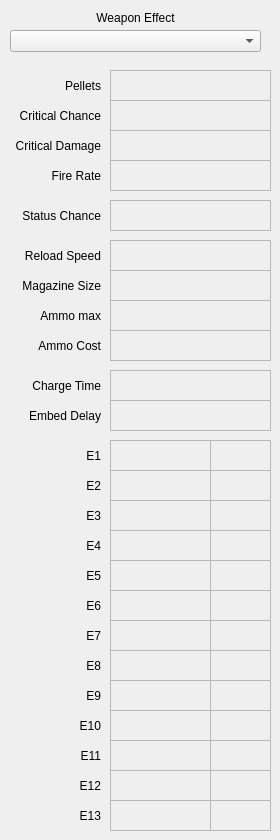
   <widget class="QWidget" name="main_weapon_tab">
    <attribute name="title">
     <string>Weapon</string>
    </attribute>
    <widget class="QComboBox" name="weapon_effect_display_combo">
     <property name="geometry">
      <rect>
       <x>10</x>
       <y>30</y>
       <width>251</width>
       <height>22</height>
      </rect>
     </property>
     <property name="toolTip">
      <string>Select weapon effect to display its stats.</string>
     </property>
     <property name="toolTipDuration">
      <number>5000</number>
     </property>
    </widget>
    <widget class="QLabel" name="label_13">
     <property name="geometry">
      <rect>
       <x>20</x>
       <y>70</y>
       <width>81</width>
       <height>31</height>
      </rect>
     </property>
     <property name="text">
      <string>Pellets</string>
     </property>
     <property name="alignment">
      <set>Qt::AlignRight|Qt::AlignTrailing|Qt::AlignVCenter</set>
     </property>
    </widget>
    <widget class="QPlainTextEdit" name="pellets_display_textbox">
     <property name="enabled">
      <bool>false</bool>
     </property>
     <property name="geometry">
      <rect>
       <x>110</x>
       <y>70</y>
       <width>161</width>
       <height>31</height>
      </rect>
     </property>
    </widget>
    <widget class="QPlainTextEdit" name="critical_chance_display_textbox">
     <property name="enabled">
      <bool>false</bool>
     </property>
     <property name="geometry">
      <rect>
       <x>110</x>
       <y>100</y>
       <width>161</width>
       <height>31</height>
      </rect>
     </property>
    </widget>
    <widget class="QLabel" name="label_39">
     <property name="geometry">
      <rect>
       <x>0</x>
       <y>100</y>
       <width>101</width>
       <height>31</height>
      </rect>
     </property>
     <property name="text">
      <string>Critical Chance</string>
     </property>
     <property name="alignment">
      <set>Qt::AlignRight|Qt::AlignTrailing|Qt::AlignVCenter</set>
     </property>
    </widget>
    <widget class="QPlainTextEdit" name="critical_damage_display_textbox">
     <property name="enabled">
      <bool>false</bool>
     </property>
     <property name="geometry">
      <rect>
       <x>110</x>
       <y>130</y>
       <width>161</width>
       <height>31</height>
      </rect>
     </property>
    </widget>
    <widget class="QLabel" name="label_40">
     <property name="geometry">
      <rect>
       <x>0</x>
       <y>130</y>
       <width>101</width>
       <height>31</height>
      </rect>
     </property>
     <property name="text">
      <string>Critical Damage</string>
     </property>
     <property name="alignment">
      <set>Qt::AlignRight|Qt::AlignTrailing|Qt::AlignVCenter</set>
     </property>
    </widget>
    <widget class="QPlainTextEdit" name="fire_rate_display_textbox">
     <property name="enabled">
      <bool>false</bool>
     </property>
     <property name="geometry">
      <rect>
       <x>110</x>
       <y>160</y>
       <width>161</width>
       <height>31</height>
      </rect>
     </property>
    </widget>
    <widget class="QLabel" name="label_41">
     <property name="geometry">
      <rect>
       <x>10</x>
       <y>160</y>
       <width>91</width>
       <height>31</height>
      </rect>
     </property>
     <property name="text">
      <string>Fire Rate</string>
     </property>
     <property name="alignment">
      <set>Qt::AlignRight|Qt::AlignTrailing|Qt::AlignVCenter</set>
     </property>
    </widget>
    <widget class="QPlainTextEdit" name="status_chance_display_textbox">
     <property name="enabled">
      <bool>false</bool>
     </property>
     <property name="geometry">
      <rect>
       <x>110</x>
       <y>200</y>
       <width>161</width>
       <height>31</height>
      </rect>
     </property>
    </widget>
    <widget class="QLabel" name="label_42">
     <property name="geometry">
      <rect>
       <x>10</x>
       <y>200</y>
       <width>91</width>
       <height>31</height>
      </rect>
     </property>
     <property name="text">
      <string>Status Chance</string>
     </property>
     <property name="alignment">
      <set>Qt::AlignRight|Qt::AlignTrailing|Qt::AlignVCenter</set>
     </property>
    </widget>
    <widget class="QPlainTextEdit" name="reload_speed_display_textbox">
     <property name="enabled">
      <bool>false</bool>
     </property>
     <property name="geometry">
      <rect>
       <x>110</x>
       <y>240</y>
       <width>161</width>
       <height>31</height>
      </rect>
     </property>
    </widget>
    <widget class="QLabel" name="label_44">
     <property name="geometry">
      <rect>
       <x>10</x>
       <y>240</y>
       <width>91</width>
       <height>31</height>
      </rect>
     </property>
     <property name="text">
      <string>Reload Speed</string>
     </property>
     <property name="alignment">
      <set>Qt::AlignRight|Qt::AlignTrailing|Qt::AlignVCenter</set>
     </property>
    </widget>
    <widget class="QPlainTextEdit" name="magazine_size_display_textbox">
     <property name="enabled">
      <bool>false</bool>
     </property>
     <property name="geometry">
      <rect>
       <x>110</x>
       <y>270</y>
       <width>161</width>
       <height>31</height>
      </rect>
     </property>
    </widget>
    <widget class="QLabel" name="label_45">
     <property name="geometry">
      <rect>
       <x>10</x>
       <y>270</y>
       <width>91</width>
       <height>31</height>
      </rect>
     </property>
     <property name="text">
      <string>Magazine Size</string>
     </property>
     <property name="alignment">
      <set>Qt::AlignRight|Qt::AlignTrailing|Qt::AlignVCenter</set>
     </property>
    </widget>
    <widget class="QPlainTextEdit" name="ammo_max_display_textbox">
     <property name="enabled">
      <bool>false</bool>
     </property>
     <property name="geometry">
      <rect>
       <x>110</x>
       <y>300</y>
       <width>161</width>
       <height>31</height>
      </rect>
     </property>
    </widget>
    <widget class="QLabel" name="label_46">
     <property name="geometry">
      <rect>
       <x>10</x>
       <y>300</y>
       <width>91</width>
       <height>31</height>
      </rect>
     </property>
     <property name="text">
      <string>Ammo max</string>
     </property>
     <property name="alignment">
      <set>Qt::AlignRight|Qt::AlignTrailing|Qt::AlignVCenter</set>
     </property>
    </widget>
    <widget class="QPlainTextEdit" name="e_display_textbox_1">
     <property name="enabled">
      <bool>false</bool>
     </property>
     <property name="geometry">
      <rect>
       <x>110</x>
       <y>440</y>
       <width>101</width>
       <height>31</height>
      </rect>
     </property>
     <property name="backgroundVisible">
      <bool>false</bool>
     </property>
    </widget>
    <widget class="QLabel" name="label_e1">
     <property name="enabled">
      <bool>true</bool>
     </property>
     <property name="geometry">
      <rect>
       <x>20</x>
       <y>440</y>
       <width>81</width>
       <height>31</height>
      </rect>
     </property>
     <property name="text">
      <string>E1</string>
     </property>
     <property name="alignment">
      <set>Qt::AlignRight|Qt::AlignTrailing|Qt::AlignVCenter</set>
     </property>
    </widget>
    <widget class="QPlainTextEdit" name="e_display_textbox_2">
     <property name="enabled">
      <bool>false</bool>
     </property>
     <property name="geometry">
      <rect>
       <x>110</x>
       <y>470</y>
       <width>101</width>
       <height>31</height>
      </rect>
     </property>
    </widget>
    <widget class="QLabel" name="label_e2">
     <property name="geometry">
      <rect>
       <x>20</x>
       <y>470</y>
       <width>81</width>
       <height>31</height>
      </rect>
     </property>
     <property name="text">
      <string>E2</string>
     </property>
     <property name="alignment">
      <set>Qt::AlignRight|Qt::AlignTrailing|Qt::AlignVCenter</set>
     </property>
    </widget>
    <widget class="QPlainTextEdit" name="e_display_textbox_4">
     <property name="enabled">
      <bool>false</bool>
     </property>
     <property name="geometry">
      <rect>
       <x>110</x>
       <y>530</y>
       <width>101</width>
       <height>31</height>
      </rect>
     </property>
    </widget>
    <widget class="QLabel" name="label_e3">
     <property name="geometry">
      <rect>
       <x>20</x>
       <y>500</y>
       <width>81</width>
       <height>31</height>
      </rect>
     </property>
     <property name="text">
      <string>E3</string>
     </property>
     <property name="alignment">
      <set>Qt::AlignRight|Qt::AlignTrailing|Qt::AlignVCenter</set>
     </property>
    </widget>
    <widget class="QLabel" name="label_e4">
     <property name="geometry">
      <rect>
       <x>20</x>
       <y>530</y>
       <width>81</width>
       <height>31</height>
      </rect>
     </property>
     <property name="text">
      <string>E4</string>
     </property>
     <property name="alignment">
      <set>Qt::AlignRight|Qt::AlignTrailing|Qt::AlignVCenter</set>
     </property>
    </widget>
    <widget class="QPlainTextEdit" name="e_display_textbox_3">
     <property name="enabled">
      <bool>false</bool>
     </property>
     <property name="geometry">
      <rect>
       <x>110</x>
       <y>500</y>
       <width>101</width>
       <height>31</height>
      </rect>
     </property>
    </widget>
    <widget class="QPlainTextEdit" name="e_display_textbox_6">
     <property name="enabled">
      <bool>false</bool>
     </property>
     <property name="geometry">
      <rect>
       <x>110</x>
       <y>590</y>
       <width>101</width>
       <height>31</height>
      </rect>
     </property>
    </widget>
    <widget class="QLabel" name="label_e5">
     <property name="geometry">
      <rect>
       <x>20</x>
       <y>560</y>
       <width>81</width>
       <height>31</height>
      </rect>
     </property>
     <property name="text">
      <string>E5</string>
     </property>
     <property name="alignment">
      <set>Qt::AlignRight|Qt::AlignTrailing|Qt::AlignVCenter</set>
     </property>
    </widget>
    <widget class="QLabel" name="label_e6">
     <property name="geometry">
      <rect>
       <x>20</x>
       <y>590</y>
       <width>81</width>
       <height>31</height>
      </rect>
     </property>
     <property name="text">
      <string>E6</string>
     </property>
     <property name="alignment">
      <set>Qt::AlignRight|Qt::AlignTrailing|Qt::AlignVCenter</set>
     </property>
    </widget>
    <widget class="QPlainTextEdit" name="e_display_textbox_5">
     <property name="enabled">
      <bool>false</bool>
     </property>
     <property name="geometry">
      <rect>
       <x>110</x>
       <y>560</y>
       <width>101</width>
       <height>31</height>
      </rect>
     </property>
    </widget>
    <widget class="QLabel" name="label_e8">
     <property name="geometry">
      <rect>
       <x>20</x>
       <y>650</y>
       <width>81</width>
       <height>31</height>
      </rect>
     </property>
     <property name="text">
      <string>E8</string>
     </property>
     <property name="alignment">
      <set>Qt::AlignRight|Qt::AlignTrailing|Qt::AlignVCenter</set>
     </property>
    </widget>
    <widget class="QPlainTextEdit" name="e_display_textbox_8">
     <property name="enabled">
      <bool>false</bool>
     </property>
     <property name="geometry">
      <rect>
       <x>110</x>
       <y>650</y>
       <width>101</width>
       <height>31</height>
      </rect>
     </property>
    </widget>
    <widget class="QLabel" name="label_e7">
     <property name="geometry">
      <rect>
       <x>20</x>
       <y>620</y>
       <width>81</width>
       <height>31</height>
      </rect>
     </property>
     <property name="text">
      <string>E7</string>
     </property>
     <property name="alignment">
      <set>Qt::AlignRight|Qt::AlignTrailing|Qt::AlignVCenter</set>
     </property>
    </widget>
    <widget class="QPlainTextEdit" name="e_display_textbox_7">
     <property name="enabled">
      <bool>false</bool>
     </property>
     <property name="geometry">
      <rect>
       <x>110</x>
       <y>620</y>
       <width>101</width>
       <height>31</height>
      </rect>
     </property>
    </widget>
    <widget class="QLabel" name="label_e9">
     <property name="geometry">
      <rect>
       <x>20</x>
       <y>680</y>
       <width>81</width>
       <height>31</height>
      </rect>
     </property>
     <property name="text">
      <string>E9</string>
     </property>
     <property name="alignment">
      <set>Qt::AlignRight|Qt::AlignTrailing|Qt::AlignVCenter</set>
     </property>
    </widget>
    <widget class="QPlainTextEdit" name="e_display_textbox_9">
     <property name="enabled">
      <bool>false</bool>
     </property>
     <property name="geometry">
      <rect>
       <x>110</x>
       <y>680</y>
       <width>101</width>
       <height>31</height>
      </rect>
     </property>
    </widget>
    <widget class="QPlainTextEdit" name="e_display_textbox_11">
     <property name="enabled">
      <bool>false</bool>
     </property>
     <property name="geometry">
      <rect>
       <x>110</x>
       <y>740</y>
       <width>101</width>
       <height>31</height>
      </rect>
     </property>
    </widget>
    <widget class="QLabel" name="label_e11">
     <property name="geometry">
      <rect>
       <x>20</x>
       <y>740</y>
       <width>81</width>
       <height>31</height>
      </rect>
     </property>
     <property name="text">
      <string>E11</string>
     </property>
     <property name="alignment">
      <set>Qt::AlignRight|Qt::AlignTrailing|Qt::AlignVCenter</set>
     </property>
    </widget>
    <widget class="QLabel" name="label_e10">
     <property name="geometry">
      <rect>
       <x>20</x>
       <y>710</y>
       <width>81</width>
       <height>31</height>
      </rect>
     </property>
     <property name="text">
      <string>E10</string>
     </property>
     <property name="alignment">
      <set>Qt::AlignRight|Qt::AlignTrailing|Qt::AlignVCenter</set>
     </property>
    </widget>
    <widget class="QPlainTextEdit" name="e_display_textbox_10">
     <property name="enabled">
      <bool>false</bool>
     </property>
     <property name="geometry">
      <rect>
       <x>110</x>
       <y>710</y>
       <width>101</width>
       <height>31</height>
      </rect>
     </property>
    </widget>
    <widget class="QLabel" name="label_e12">
     <property name="geometry">
      <rect>
       <x>20</x>
       <y>770</y>
       <width>81</width>
       <height>31</height>
      </rect>
     </property>
     <property name="text">
      <string>E12</string>
     </property>
     <property name="alignment">
      <set>Qt::AlignRight|Qt::AlignTrailing|Qt::AlignVCenter</set>
     </property>
    </widget>
    <widget class="QPlainTextEdit" name="e_display_textbox_12">
     <property name="enabled">
      <bool>false</bool>
     </property>
     <property name="geometry">
      <rect>
       <x>110</x>
       <y>770</y>
       <width>101</width>
       <height>31</height>
      </rect>
     </property>
    </widget>
    <widget class="QLabel" name="label_51">
     <property name="geometry">
      <rect>
       <x>10</x>
       <y>10</y>
       <width>251</width>
       <height>16</height>
      </rect>
     </property>
     <property name="text">
      <string>Weapon Effect</string>
     </property>
     <property name="alignment">
      <set>Qt::AlignCenter</set>
     </property>
    </widget>
    <widget class="QLabel" name="label_e1_2">
     <property name="enabled">
      <bool>true</bool>
     </property>
     <property name="geometry">
      <rect>
       <x>10</x>
       <y>330</y>
       <width>91</width>
       <height>31</height>
      </rect>
     </property>
     <property name="text">
      <string>Ammo Cost</string>
     </property>
     <property name="alignment">
      <set>Qt::AlignRight|Qt::AlignTrailing|Qt::AlignVCenter</set>
     </property>
    </widget>
    <widget class="QPlainTextEdit" name="ammo_cost_display_textbox">
     <property name="enabled">
      <bool>false</bool>
     </property>
     <property name="geometry">
      <rect>
       <x>110</x>
       <y>330</y>
       <width>161</width>
       <height>31</height>
      </rect>
     </property>
     <property name="backgroundVisible">
      <bool>false</bool>
     </property>
    </widget>
    <widget class="QPlainTextEdit" name="embed_delay_display_textbox">
     <property name="enabled">
      <bool>false</bool>
     </property>
     <property name="geometry">
      <rect>
       <x>110</x>
       <y>400</y>
       <width>161</width>
       <height>31</height>
      </rect>
     </property>
    </widget>
    <widget class="QLabel" name="label_e1_3">
     <property name="enabled">
      <bool>true</bool>
     </property>
     <property name="geometry">
      <rect>
       <x>10</x>
       <y>370</y>
       <width>91</width>
       <height>31</height>
      </rect>
     </property>
     <property name="text">
      <string>Charge Time</string>
     </property>
     <property name="alignment">
      <set>Qt::AlignRight|Qt::AlignTrailing|Qt::AlignVCenter</set>
     </property>
    </widget>
    <widget class="QPlainTextEdit" name="charge_time_display_textbox">
     <property name="enabled">
      <bool>false</bool>
     </property>
     <property name="geometry">
      <rect>
       <x>110</x>
       <y>370</y>
       <width>161</width>
       <height>31</height>
      </rect>
     </property>
     <property name="backgroundVisible">
      <bool>false</bool>
     </property>
    </widget>
    <widget class="QLabel" name="label_e2_2">
     <property name="geometry">
      <rect>
       <x>10</x>
       <y>400</y>
       <width>91</width>
       <height>31</height>
      </rect>
     </property>
     <property name="text">
      <string>Embed Delay</string>
     </property>
     <property name="alignment">
      <set>Qt::AlignRight|Qt::AlignTrailing|Qt::AlignVCenter</set>
     </property>
    </widget>
    <widget class="QLabel" name="label_e13">
     <property name="geometry">
      <rect>
       <x>20</x>
       <y>800</y>
       <width>81</width>
       <height>31</height>
      </rect>
     </property>
     <property name="text">
      <string>E13</string>
     </property>
     <property name="alignment">
      <set>Qt::AlignRight|Qt::AlignTrailing|Qt::AlignVCenter</set>
     </property>
    </widget>
    <widget class="QPlainTextEdit" name="e_display_textbox_13">
     <property name="enabled">
      <bool>false</bool>
     </property>
     <property name="geometry">
      <rect>
       <x>110</x>
       <y>800</y>
       <width>101</width>
       <height>31</height>
      </rect>
     </property>
    </widget>
    <widget class="QPlainTextEdit" name="e_display_textbox_11_1">
     <property name="enabled">
      <bool>false</bool>
     </property>
     <property name="geometry">
      <rect>
       <x>210</x>
       <y>740</y>
       <width>61</width>
       <height>31</height>
      </rect>
     </property>
    </widget>
    <widget class="QPlainTextEdit" name="e_display_textbox_6_1">
     <property name="enabled">
      <bool>false</bool>
     </property>
     <property name="geometry">
      <rect>
       <x>210</x>
       <y>590</y>
       <width>61</width>
       <height>31</height>
      </rect>
     </property>
    </widget>
    <widget class="QPlainTextEdit" name="e_display_textbox_2_1">
     <property name="enabled">
      <bool>false</bool>
     </property>
     <property name="geometry">
      <rect>
       <x>210</x>
       <y>470</y>
       <width>61</width>
       <height>31</height>
      </rect>
     </property>
    </widget>
    <widget class="QPlainTextEdit" name="e_display_textbox_9_1">
     <property name="enabled">
      <bool>false</bool>
     </property>
     <property name="geometry">
      <rect>
       <x>210</x>
       <y>680</y>
       <width>61</width>
       <height>31</height>
      </rect>
     </property>
    </widget>
    <widget class="QPlainTextEdit" name="e_display_textbox_4_1">
     <property name="enabled">
      <bool>false</bool>
     </property>
     <property name="geometry">
      <rect>
       <x>210</x>
       <y>530</y>
       <width>61</width>
       <height>31</height>
      </rect>
     </property>
    </widget>
    <widget class="QPlainTextEdit" name="e_display_textbox_13_1">
     <property name="enabled">
      <bool>false</bool>
     </property>
     <property name="geometry">
      <rect>
       <x>210</x>
       <y>800</y>
       <width>61</width>
       <height>31</height>
      </rect>
     </property>
    </widget>
    <widget class="QPlainTextEdit" name="e_display_textbox_1_1">
     <property name="enabled">
      <bool>false</bool>
     </property>
     <property name="geometry">
      <rect>
       <x>210</x>
       <y>440</y>
       <width>61</width>
       <height>31</height>
      </rect>
     </property>
     <property name="backgroundVisible">
      <bool>false</bool>
     </property>
    </widget>
    <widget class="QPlainTextEdit" name="e_display_textbox_8_1">
     <property name="enabled">
      <bool>false</bool>
     </property>
     <property name="geometry">
      <rect>
       <x>210</x>
       <y>650</y>
       <width>61</width>
       <height>31</height>
      </rect>
     </property>
    </widget>
    <widget class="QPlainTextEdit" name="e_display_textbox_7_1">
     <property name="enabled">
      <bool>false</bool>
     </property>
     <property name="geometry">
      <rect>
       <x>210</x>
       <y>620</y>
       <width>61</width>
       <height>31</height>
      </rect>
     </property>
    </widget>
    <widget class="QPlainTextEdit" name="e_display_textbox_12_1">
     <property name="enabled">
      <bool>false</bool>
     </property>
     <property name="geometry">
      <rect>
       <x>210</x>
       <y>770</y>
       <width>61</width>
       <height>31</height>
      </rect>
     </property>
    </widget>
    <widget class="QPlainTextEdit" name="e_display_textbox_10_1">
     <property name="enabled">
      <bool>false</bool>
     </property>
     <property name="geometry">
      <rect>
       <x>210</x>
       <y>710</y>
       <width>61</width>
       <height>31</height>
      </rect>
     </property>
    </widget>
    <widget class="QPlainTextEdit" name="e_display_textbox_5_1">
     <property name="enabled">
      <bool>false</bool>
     </property>
     <property name="geometry">
      <rect>
       <x>210</x>
       <y>560</y>
       <width>61</width>
       <height>31</height>
      </rect>
     </property>
    </widget>
    <widget class="QPlainTextEdit" name="e_display_textbox_3_1">
     <property name="enabled">
      <bool>false</bool>
     </property>
     <property name="geometry">
      <rect>
       <x>210</x>
       <y>500</y>
       <width>61</width>
       <height>31</height>
      </rect>
     </property>
    </widget>
   </widget>
